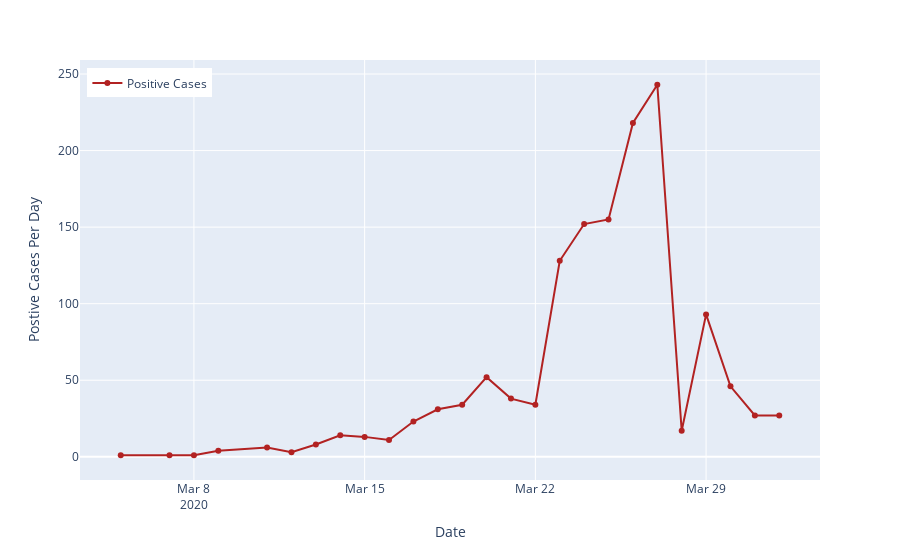

Notebook cell for this chart:
### Code cell
# Hack to get legend to show
confirmed_data_daily_long = pd.melt(confirmed_data_daily, id_vars=['date'], 
                                value_vars=['daily_cases'])
fig_daily_cases = px.line(confirmed_data_daily_long, x='date', y='value', color='variable')

# fig_daily_cases = px.line(daily_cases_df, x='date', y='daily_cases',)

fig_daily_cases.update_layout(
    title="",
    xaxis_title="Date",
    yaxis_title="Postive Cases Per Day",
    hovermode= 'x',
    legend=dict(x=0.01, y=.98),
    xaxis=dict(fixedrange=True),
    yaxis=dict(fixedrange=True),
)

fig_daily_cases.update_traces(line = {'color': 'firebrick', 'dash': 'solid'}, mode='markers+lines')

fig_daily_cases.data[0].name = "Positive Cases"

fig_daily_cases.data[0].hovertemplate = '%{y}'
fig_daily_cases.show(config = dict(displayModeBar=False))

### Figure 1 — Plotly figure (JSON) as saved in the notebook; plotly's stock layout.template omitted (floating-point values rounded to 4 significant figures)
{"data": [{"hoverlabel": {"namelength": 0}, "hovertemplate": "%{y}", "legendgroup": "variable=daily_cases", "line": {"color": "firebrick", "dash": "solid"}, "mode": "markers+lines", "name": "Positive Cases", "showlegend": true, "type": "scatter", "x": ["2020-03-05T00:00:00", "2020-03-07T00:00:00", "2020-03-08T00:00:00", "2020-03-09T00:00:00", "2020-03-11T00:00:00", "2020-03-12T00:00:00", "2020-03-13T00:00:00", "2020-03-14T00:00:00", "2020-03-15T00:00:00", "2020-03-16T00:00:00", "2020-03-17T00:00:00", "2020-03-18T00:00:00", "2020-03-19T00:00:00", "2020-03-20T00:00:00", "2020-03-21T00:00:00", "2020-03-22T00:00:00", "2020-03-23T00:00:00", "2020-03-24T00:00:00", "2020-03-25T00:00:00", "2020-03-26T00:00:00", "2020-03-27T00:00:00", "2020-03-28T00:00:00", "2020-03-29T00:00:00", "2020-03-30T00:00:00", "2020-03-31T00:00:00", "2020-04-01T00:00:00"], "xaxis": "x", "y": [1, 1, 1, 4, 6, 3, 8, 14, 13, 11, 23, 31, 34, 52, 38, 34, 128, 152, 155, 218, 243, 17, 93, 46, 27, 27], "yaxis": "y"}], "layout": {"hovermode": "x", "legend": {"tracegroupgap": 0, "x": 0.01, "y": 0.98}, "margin": {"t": 60}, "title": {"text": ""}, "xaxis": {"anchor": "y", "domain": [0, 1], "fixedrange": true, "title": {"text": "Date"}}, "yaxis": {"anchor": "x", "domain": [0, 1], "fixedrange": true, "title": {"text": "Postive Cases Per Day"}}}}
